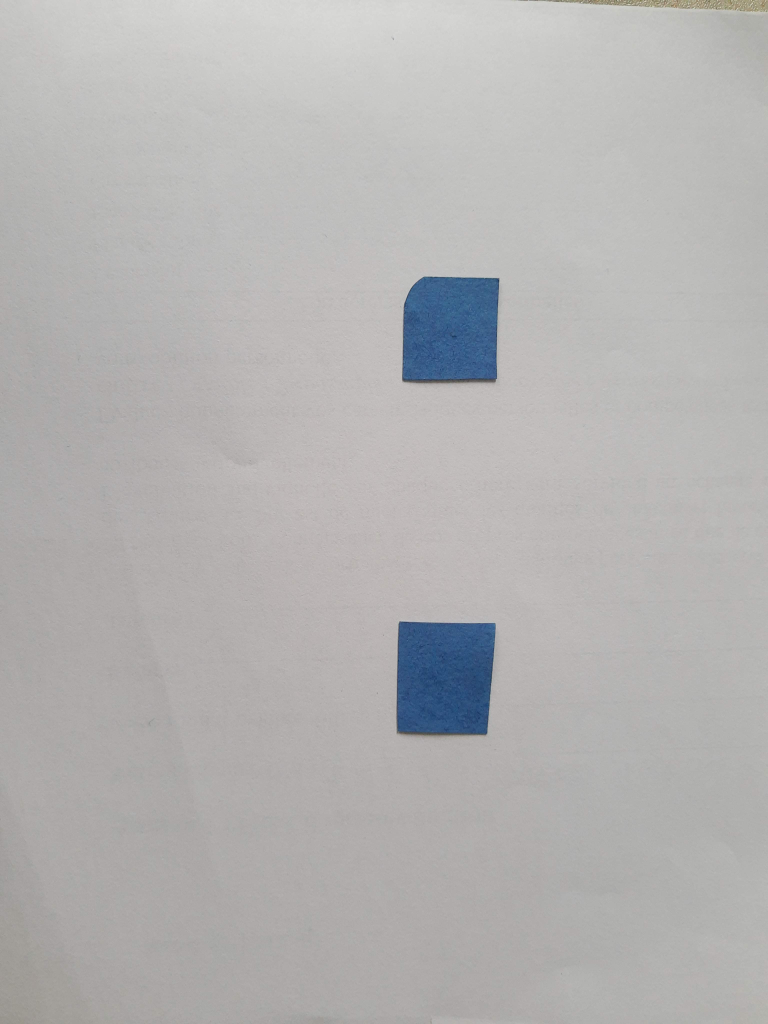
#> input picture prototype1/src/tracking/blueCamera.jpg, 3072 x 4096 px (shown at 1/4 size)
$ python cross_detection.py --image blueCamera.jpg
#> lines starting #> are read from the running program, lines starting #| are printed output that depends on the picture; after the words box and inside, x2 and y2 are one past the last pixel; in counts of white or black regions, pixels touching at a corner belong together; long printed decimals are rounded
# USAGE
# image file
# python(3) cross_detection.py --image blueCamera.jpg
# take pic with webcam:
# python(3) cross_detection.py

# import the necessary packages
import numpy as np
import argparse
import imutils
import cv2
import time
from imutils.video import VideoStream

# construct the argument parse and parse the arguments
ap = argparse.ArgumentParser()
ap.add_argument("-i", "--image", help = "path to the image file")
args = vars(ap.parse_args())

# if no image is given take a pic with webcam
if not args.get("image",False):
    vs = VideoStream(src=0).start()
    time.sleep(2.0)
    image = vs.read()
    vs.stop()
    cv2.destroyAllWindows()
else:
    # load the image
    image = cv2.imread(args["image"])
#> image is the input picture: shape (4096, 3072, 3); mean B, G, R 178.4, 178.7, 179.9

# find all the 'blue' shapes in the image
lower = np.array([100, 100, 20])
upper = np.array([125, 255, 255])
 # resize and blurring of the image
image = imutils.resize(image, width=600)
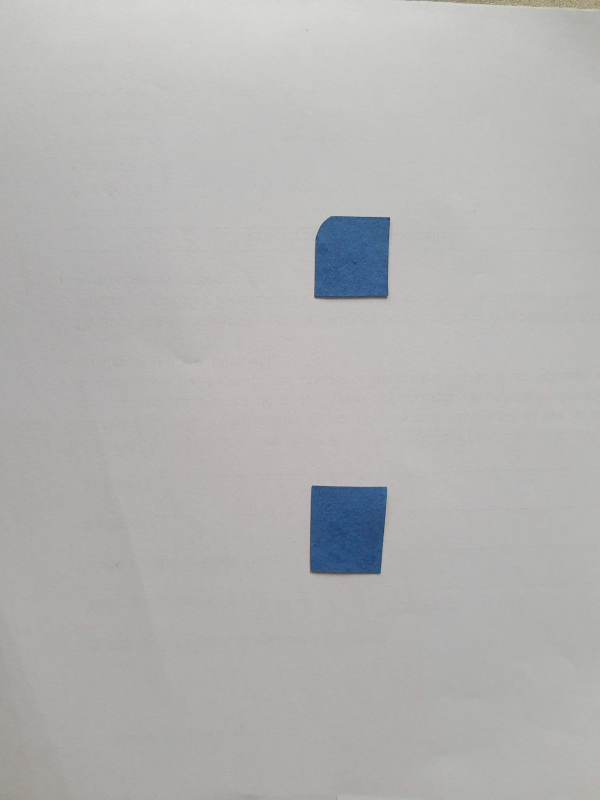
#> image: shape (800, 600, 3); mean B, G, R 178.4, 178.7, 179.9
blurred = cv2.GaussianBlur(image,(11,11),0)
#convert to hsv color space
hsv = cv2.cvtColor(blurred,cv2.COLOR_BGR2HSV)
#> hsv: shape (800, 600, 3); mean H, S, V 19.4, 8.6, 181.8
# find mask and perform erosion and dilation to remove small blobs in the mask
shapeMask = cv2.inRange(hsv, lower, upper)
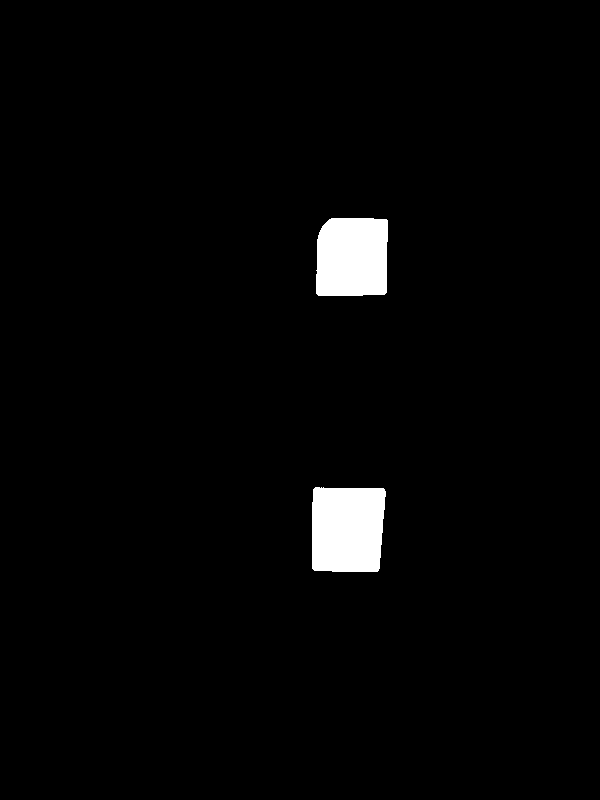
#> shapeMask: shape (800, 600); 2.3% white; 2 white regions, box (x1, y1, x2, y2) and area: (312, 487, 386, 572) 5907, (316, 218, 388, 296) 5351
shapeMask = cv2.erode(shapeMask, None,iterations=2)
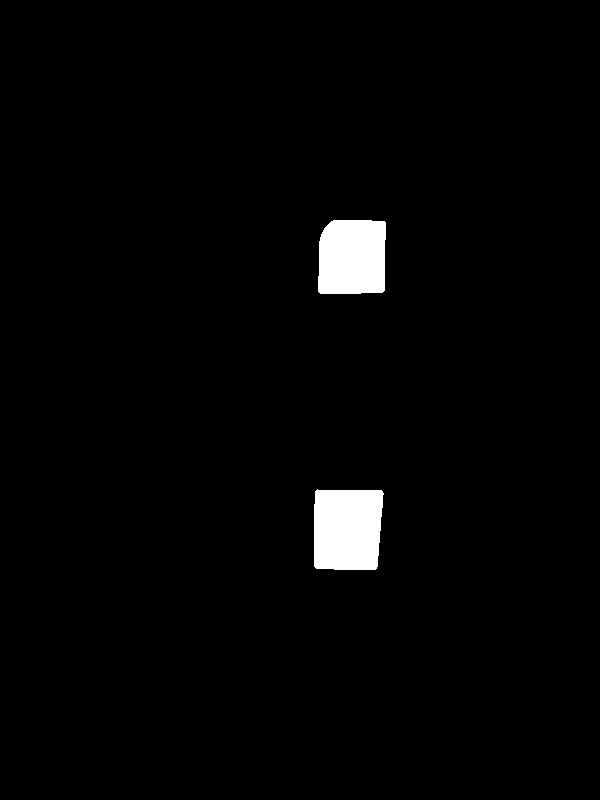
#> shapeMask: shape (800, 600); 2.1% white; 2 white regions, box (x1, y1, x2, y2) and area: (314, 489, 384, 570) 5285, (318, 220, 386, 294) 4766
shapeMask = cv2.dilate(shapeMask,None,iterations=2)
#> shapeMask: shape (800, 600); 2.3% white; 2 white regions

# find the contours in the mask and initialize center (x,y) of the ball
cnts = cv2.findContours(shapeMask.copy(), cv2.RETR_EXTERNAL,
	cv2.CHAIN_APPROX_SIMPLE)
#> cnts = 2 contours; box (x1, y1, x2, y2) and area: (312, 487, 386, 572) 5756, (316, 218, 388, 296) 5212
cnts = imutils.grab_contours(cnts)
center = None

#continue only if there are contours found
if len(cnts) > 0:

    # loop over the contours
    for c in cnts:
        # find radius
        ((x,y), radius) = cv2.minEnclosingCircle(c)
        #find center only if radius is big enough
        if radius > 10:
            # draw the contour and show it
            cv2.drawContours(image, [c], -1, (0, 255, 0), 2)
            # find center
            M= cv2.moments(c)
            if M["m00"] == 0:
                M["m00"] = 0.0000001
            center = (int(M["m10"] / M["m00"]), int(M["m01"] / M["m00"]))
            # draw center and print it only if radius is bigger than certain size
            cv2.circle(image,center, 5 , (0,0,255), -1)
            print("Center : {}".format(center))
            print("radius: {}".format(radius))
#> this loop made 2 passes
#> (x, y, radius, center) on passes 1 to 2: (348.4, 528.9, 53.58, (347, 528)), (352, 257, 50.99, (351, 257))
#| Center : (347, 528)
#| radius: 53.584
#| Center : (351, 257)
#| radius: 50.990
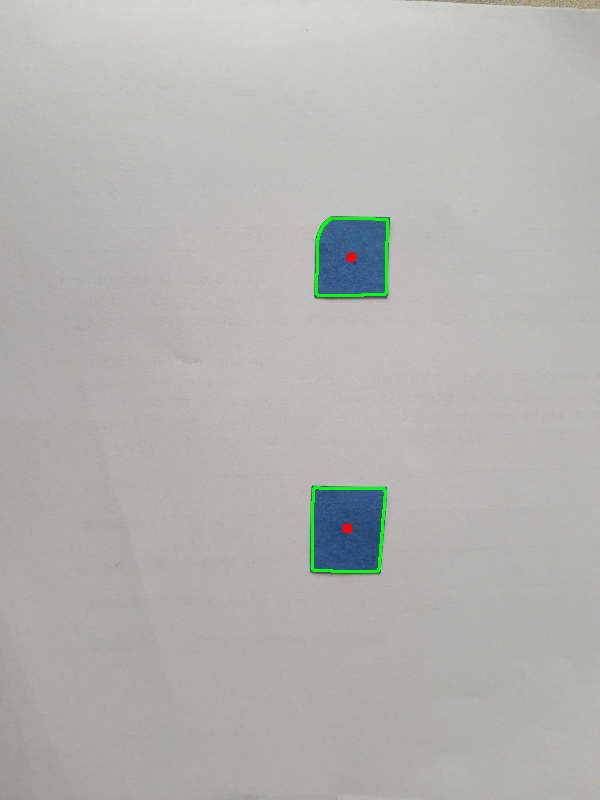
#> image: shape (800, 600, 3); 0.41% of pixels changed, all inside (x1, y1, x2, y2) = (311, 217, 389, 573)

while True:
    cv2.imshow("Image", image)
    key= cv2.waitKey(1) & 0xFF
#> (key q is pressed here)

    # if q is pressed, get out
    if key == ord("q"):
        break
# close windows
cv2.destroyAllWindows()
